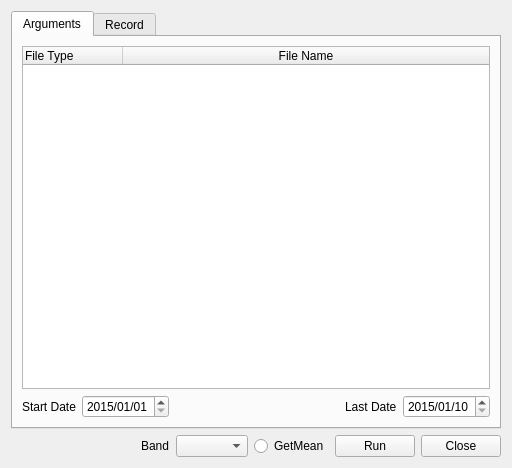
<?xml version="1.0" encoding="UTF-8"?>
<ui version="4.0">
 <class>BatchProcess</class>
 <widget class="QWidget" name="BatchProcess">
  <property name="geometry">
   <rect>
    <x>0</x>
    <y>0</y>
    <width>512</width>
    <height>468</height>
   </rect>
  </property>
  <property name="windowTitle">
   <string>Batch Process Widget</string>
  </property>
  <layout class="QGridLayout" name="gridLayout">
   <item row="2" column="2">
    <widget class="QComboBox" name="comboBoxOutBand"/>
   </item>
   <item row="2" column="1">
    <widget class="QLabel" name="label">
     <property name="text">
      <string>Band</string>
     </property>
    </widget>
   </item>
   <item row="2" column="3">
    <widget class="QRadioButton" name="radioButtonGetMean">
     <property name="text">
      <string>GetMean</string>
     </property>
    </widget>
   </item>
   <item row="2" column="4">
    <widget class="QPushButton" name="pushButtonRun">
     <property name="text">
      <string>Run</string>
     </property>
    </widget>
   </item>
   <item row="2" column="5">
    <widget class="QPushButton" name="pushButtonClose">
     <property name="text">
      <string>Close</string>
     </property>
    </widget>
   </item>
   <item row="2" column="0">
    <spacer name="horizontalSpacer">
     <property name="orientation">
      <enum>Qt::Horizontal</enum>
     </property>
     <property name="sizeHint" stdset="0">
      <size>
       <width>40</width>
       <height>20</height>
      </size>
     </property>
    </spacer>
   </item>
   <item row="1" column="0" colspan="6">
    <widget class="QTabWidget" name="tabWidget">
     <property name="currentIndex">
      <number>0</number>
     </property>
     <widget class="QWidget" name="tabArguments">
      <attribute name="title">
       <string>Arguments</string>
      </attribute>
      <layout class="QGridLayout" name="gridLayout_2">
       <item row="2" column="0">
        <widget class="QLabel" name="label_2">
         <property name="text">
          <string>Start Date</string>
         </property>
        </widget>
       </item>
       <item row="2" column="3">
        <widget class="QLabel" name="label_3">
         <property name="text">
          <string>Last Date</string>
         </property>
        </widget>
       </item>
       <item row="2" column="1">
        <widget class="QDateEdit" name="dateEditStart">
         <property name="maximumDate">
          <date>
           <year>2017</year>
           <month>12</month>
           <day>31</day>
          </date>
         </property>
         <property name="minimumDate">
          <date>
           <year>2015</year>
           <month>1</month>
           <day>1</day>
          </date>
         </property>
         <property name="displayFormat">
          <string>yyyy/MM/dd</string>
         </property>
         <property name="date">
          <date>
           <year>2015</year>
           <month>1</month>
           <day>1</day>
          </date>
         </property>
        </widget>
       </item>
       <item row="1" column="0" colspan="5">
        <widget class="QTableWidget" name="tableWidget">
         <attribute name="horizontalHeaderStretchLastSection">
          <bool>true</bool>
         </attribute>
         <attribute name="verticalHeaderStretchLastSection">
          <bool>false</bool>
         </attribute>
         <column>
          <property name="text">
           <string>File Type</string>
          </property>
          <property name="textAlignment">
           <set>AlignJustify|AlignVCenter</set>
          </property>
         </column>
         <column>
          <property name="text">
           <string>File Name</string>
          </property>
         </column>
        </widget>
       </item>
       <item row="2" column="4">
        <widget class="QDateEdit" name="dateEditLast">
         <property name="maximumDate">
          <date>
           <year>2017</year>
           <month>12</month>
           <day>31</day>
          </date>
         </property>
         <property name="minimumDate">
          <date>
           <year>2015</year>
           <month>1</month>
           <day>1</day>
          </date>
         </property>
         <property name="displayFormat">
          <string>yyyy/MM/dd</string>
         </property>
         <property name="date">
          <date>
           <year>2015</year>
           <month>1</month>
           <day>10</day>
          </date>
         </property>
        </widget>
       </item>
       <item row="2" column="2">
        <spacer name="horizontalSpacer_2">
         <property name="orientation">
          <enum>Qt::Horizontal</enum>
         </property>
         <property name="sizeHint" stdset="0">
          <size>
           <width>40</width>
           <height>20</height>
          </size>
         </property>
        </spacer>
       </item>
      </layout>
     </widget>
     <widget class="QWidget" name="tabRecord">
      <attribute name="title">
       <string>Record</string>
      </attribute>
      <layout class="QGridLayout" name="gridLayout_3">
       <item row="0" column="0">
        <widget class="QTextBrowser" name="textBrowser"/>
       </item>
      </layout>
     </widget>
    </widget>
   </item>
  </layout>
 </widget>
 <resources/>
 <connections>
  <connection>
   <sender>pushButtonClose</sender>
   <signal>clicked()</signal>
   <receiver>BatchProcess</receiver>
   <slot>close()</slot>
   <hints>
    <hint type="sourcelabel">
     <x>366</x>
     <y>415</y>
    </hint>
    <hint type="destinationlabel">
     <x>207</x>
     <y>219</y>
    </hint>
   </hints>
  </connection>
 </connections>
</ui>
